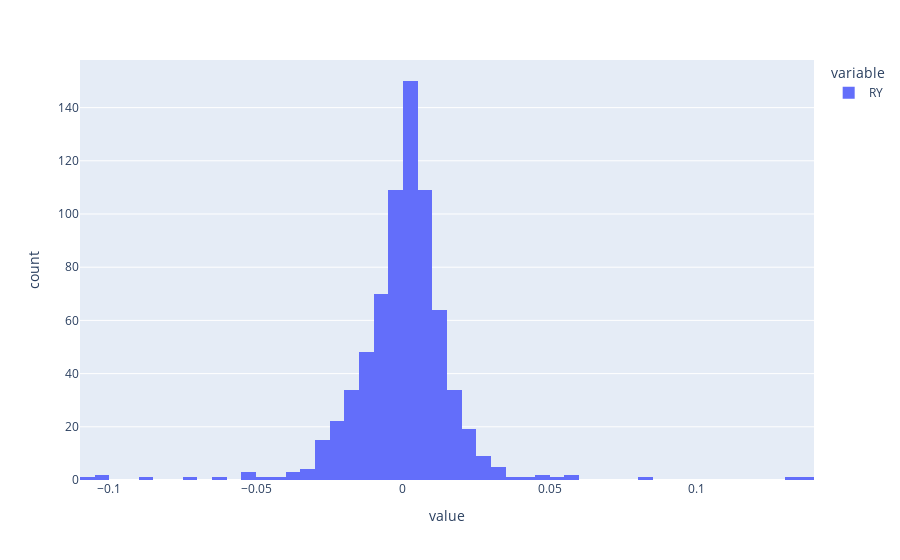

Notebook code cell kept with this figure:
### Code cell
# histogram plot for Royal Bank of Canada
close['RY'].pct_change().plot(kind='hist')

### Figure 1 — Plotly figure (JSON) as saved in the notebook; plotly's stock layout.template omitted (floating-point values rounded to 4 significant figures; data arrays with more than 128 entries replaced by an {"elided": "..."} marker saying what was removed)
{"data": [{"alignmentgroup": "True", "bingroup": "x", "hovertemplate": "variable=RY<br>value=%{x}<br>count=%{y}<extra></extra>", "legendgroup": "RY", "marker": {"color": "#636efa", "pattern": {"shape": ""}}, "name": "RY", "offsetgroup": "RY", "orientation": "v", "showlegend": true, "type": "histogram", "x": {"elided": "717 float values"}, "xaxis": "x", "yaxis": "y"}], "layout": {"barmode": "relative", "legend": {"title": {"text": "variable"}, "tracegroupgap": 0}, "margin": {"t": 60}, "xaxis": {"anchor": "y", "domain": [0, 1], "title": {"text": "value"}}, "yaxis": {"anchor": "x", "domain": [0, 1], "title": {"text": "count"}}}}
